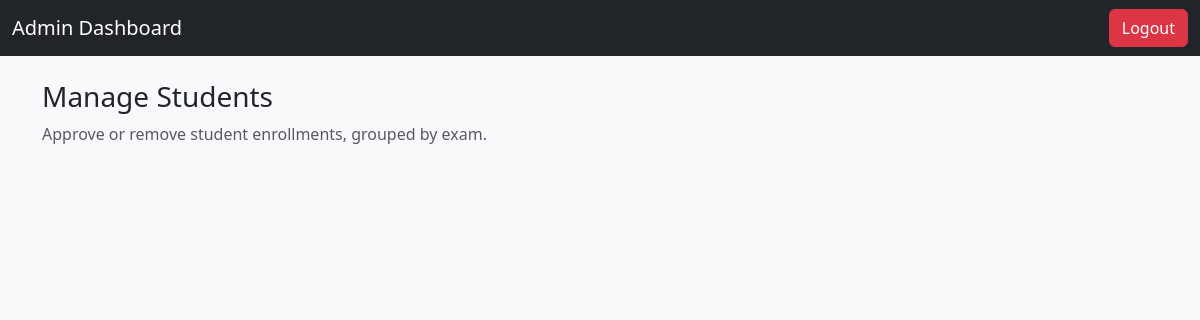
/admin/manage-students (signed in), run on an earlier commit of the app's database.
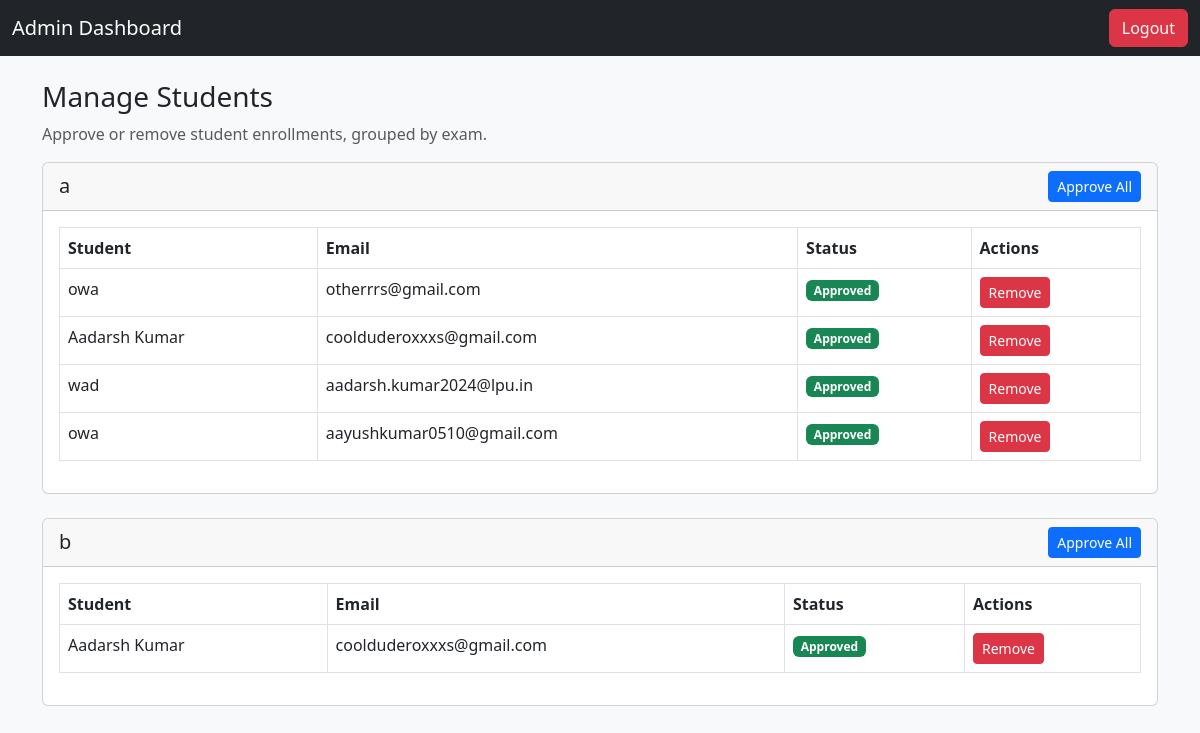
And on a later commit of the database.
### models/exam.py (models this page shows)
class Exam(db.Model):
    __tablename__ = "exams"
    id = db.Column(db.Integer, primary_key=True)
    title = db.Column(db.String(100), nullable=False)
    duration = db.Column(db.Integer, nullable=False, default=30)  # in minutes
    questions = db.relationship(
        "Question", backref="exam", cascade="all, delete-orphan", lazy=True
    )
    results = db.relationship(
        "Result", backref="exam", cascade="all, delete-orphan", lazy=True
    )
    enrollments = db.relationship(
        "Enrollment",
        back_populates="exam",
        lazy=True,
        cascade="all, delete-orphan"
    )

### models/enrollment.py (models this page shows)
class Enrollment(db.Model):
    __tablename__ = "enrollments"
    id = db.Column(db.Integer, primary_key=True)
    student_id = db.Column(db.Integer, db.ForeignKey("users.id"), nullable=False)
    exam_id = db.Column(db.Integer, db.ForeignKey("exams.id"), nullable=False)
    is_approved = db.Column(db.Boolean, default=False)
    student = db.relationship("User", back_populates="enrollments")
    exam = db.relationship("Exam", back_populates="enrollments")

### models/user.py (models this page shows)
class User(db.Model, UserMixin):
    __tablename__ = "users"
    id = db.Column(db.Integer, primary_key=True)
    name = db.Column(db.String(50), nullable=False)
    email = db.Column(db.String(120), unique=True, nullable=False)
    password = db.Column(db.String(200), nullable=False)
    role = db.Column(db.String(20), nullable=False)  # 'admin' or 'student'
    results = db.relationship(
        "Result", backref="student", cascade="all, delete-orphan", lazy=True
    )
    enrollments = db.relationship("Enrollment", back_populates="student", lazy=True, cascade="all, delete-orphan")

### routes/admin_routes.py (the view)
@admin_bp.route("/manage-students")
@login_required
def manage_students():
    if current_user.role != "admin":
        return redirect(url_for("auth.login"))
    exams = Exam.query.all()  # ✅ this will include updated enrollments
    return render_template("admin_manage_students.html", exams=exams)

### app.py (called while the page is built)
def create_app():
    app = Flask(__name__, instance_relative_config=True)
    app.config.from_object("config.Config")
    app.config.from_pyfile("config.py", silent=True)
    db.init_app(app)
    login_manager.init_app(app)
    @login_manager.user_loader
    def load_user(user_id):
        return User.query.get(int(user_id))
    app.register_blueprint(auth_bp)
    app.register_blueprint(admin_bp)
    app.register_blueprint(student_bp)
    @app.route("/")
    def index():
        return render_template("landing.html")   # shows login/register options
    return app

### templates/admin_manage_students.html (shortened to what this page needs)
<!DOCTYPE html>
<html lang="en">
<head>
  <link href="https://cdn.jsdelivr.net/npm/bootstrap@5.3.0/dist/css/bootstrap.min.css" rel="stylesheet">
</head>
<body class="bg-light">
  <nav class="navbar navbar-dark bg-dark">
    <div class="container-fluid">
      <a class="navbar-brand" href="{{ url_for('admin.dashboard') }}">Admin Dashboard</a>
      <a href="{{ url_for('auth.logout') }}" class="btn btn-danger">Logout</a>
    </div>
  </nav>
  <div class="container mt-4">
    <h3>Manage Students</h3>
    <p class="text-muted">Approve or remove student enrollments, grouped by exam.</p>
    {% for exam in exams %}
    <div class="card mb-4">
      <div class="card-header d-flex justify-content-between align-items-center">
        <h5 class="mb-0">{{ exam.title }}</h5>
        <form method="POST" action="{{ url_for('admin.approve_all', exam_id=exam.id) }}">
          <button class="btn btn-sm btn-primary">Approve All</button>
        </form>
      </div>
      <div class="card-body">
        <table class="table table-bordered">
          <thead>
            <tr>
              <th>Student</th>
              <th>Email</th>
              <th>Status</th>
              <th>Actions</th>
            </tr>
          </thead>
          <tbody>
            {% for enrollment in exam.enrollments %}
            <tr>
              <td>{{ enrollment.student.name }}</td>
              <td>{{ enrollment.student.email }}</td>
              <td>
                {% if enrollment.is_approved %}
                <span class="badge bg-success">Approved</span>
                {% else %}
                <span class="badge bg-danger">Pending</span>
                {% endif %}
              </td>
              <td>
                <form method="POST" action="{{ url_for('admin.remove_enrollment', enrollment_id=enrollment.id) }}"
                  style="display:inline;">
                  <button class="btn btn-sm btn-danger">Remove</button>
                </form>
              </td>
            </tr>
            {% endfor %}
          </tbody>
        </table>
      </div>
    </div>
    {% endfor %}
  </div>
</body>
</html>

What changed in the data, as far as the page shows it:
added Exam: title "a"
added Enrollment: student.name "owa", student.email "otherrrs@gmail.com", is_approved "Approved", shown under "a"
added Enrollment: student.name "Aadarsh Kumar", student.email "coolduderoxxxs@gmail.com", is_approved "Approved", shown under "a"
added Enrollment: student.name "wad", student.email "aadarsh.kumar2024@lpu.in", is_approved "Approved", shown under "a"
added Enrollment: student.name "owa", student.email "aayushkumar0510@gmail.com", is_approved "Approved", shown under "a"
added Exam: title "b"
added Enrollment: student.name "Aadarsh Kumar", student.email "coolduderoxxxs@gmail.com", is_approved "Approved", shown under "b"
